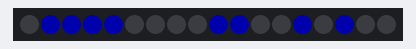
The program below on a simulated Raspberry Pi (BCM pin numbers). Parts: 18 RGB LEDs in strip order, left to right. Dim RGB values are drawn brighter than linear; the clock reads 2024-03-15 10:24:30 at power-on unless the program sets it; what the program prints to the terminal is not drawn.

Above: at 0.1 s.
At 4.1 s:
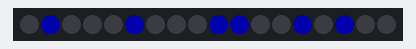
At 9.1 s:
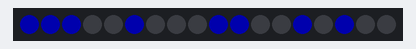
At 19.1 s:
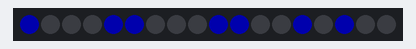
At 28.1 s:
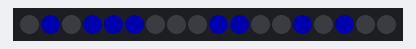
At 38.1 s:
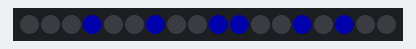

The program:

binaryclock.py
```python
from neopixel import *
import time

# LED strip configuration:
LED_COUNT = 18      # Number of LED pixels.
LED_PIN = 18      # GPIO pin connected to the pixels (18 uses PWM!).
LED_FREQ_HZ = 800000  # LED signal frequency in hertz (usually 800khz)
LED_DMA = 5       # DMA channel to use for generating signal (try 5)
LED_BRIGHTNESS = 255     # Set to 0 for darkest and 255 for brightest
LED_INVERT = False  # Invert the signal (when using NPN transistor level shift)
LED_CHANNEL = 0       # set to '1' for GPIOs 13, 19, 41, 45 or 53
LED_STRIP = ws.WS2811_STRIP_GRB   # Strip type and colour ordering


def render(number, pixel_offset, strip):
    for index, char in enumerate("{0:b}".format(number).rjust(6, "0")[::-1]):
        color = Color(0, 0, 50) if char == '1' else 0
        strip.setPixelColor(pixel_offset + index, color)


if __name__ == '__main__':
    strip = Adafruit_NeoPixel(LED_COUNT, LED_PIN, LED_FREQ_HZ, LED_DMA,
        LED_INVERT, LED_BRIGHTNESS, LED_CHANNEL, LED_STRIP)
    strip.begin()
    print('Press Ctrl-C to quit.')
    while True:
        t = time.localtime()
        render(t.tm_sec, 0, strip)
        render(t.tm_min, 6, strip)
        render(t.tm_hour, 12, strip)
        strip.show()
        time.sleep(500/1000.0)
```

Measured:
- what the display in image 2 shows lasts 1.0 s, from 9.0 s to 10.0 s
